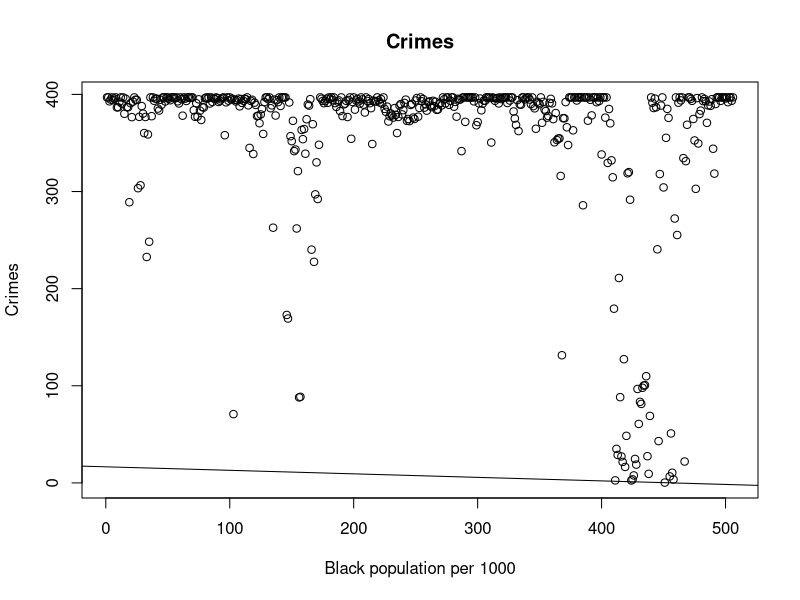
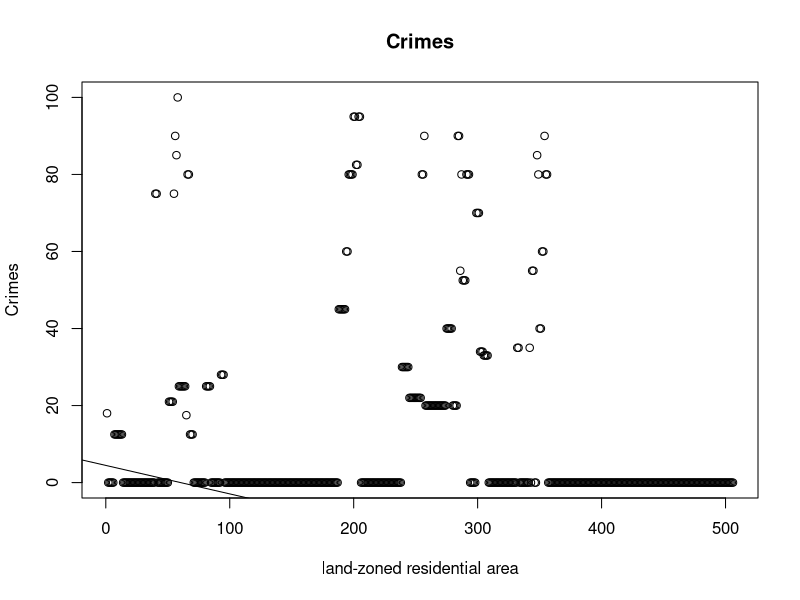
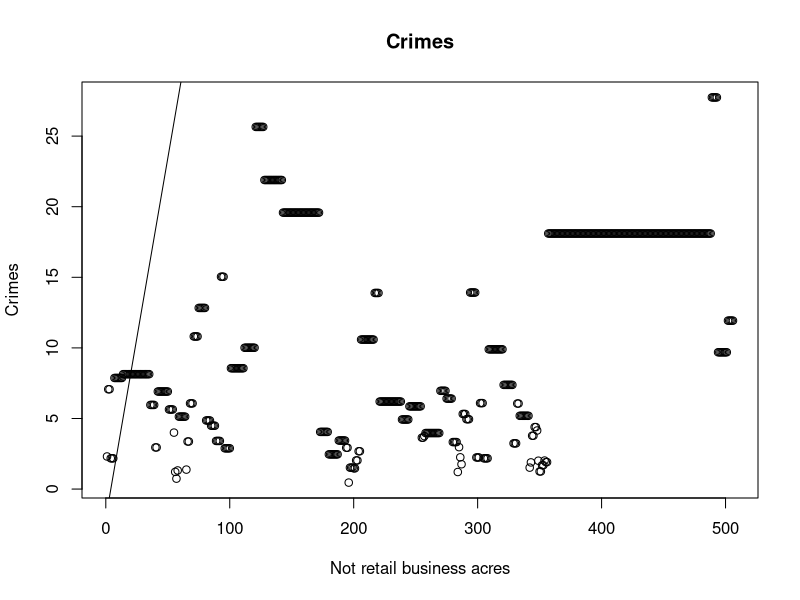
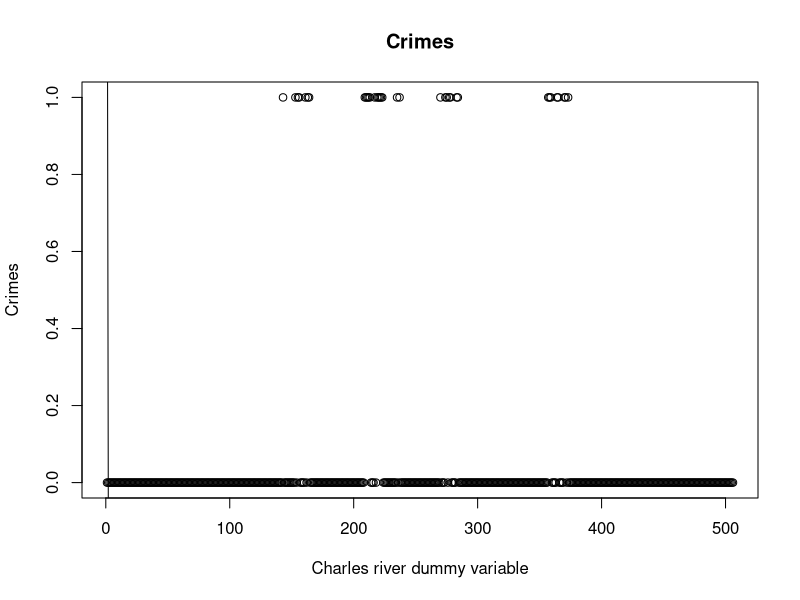
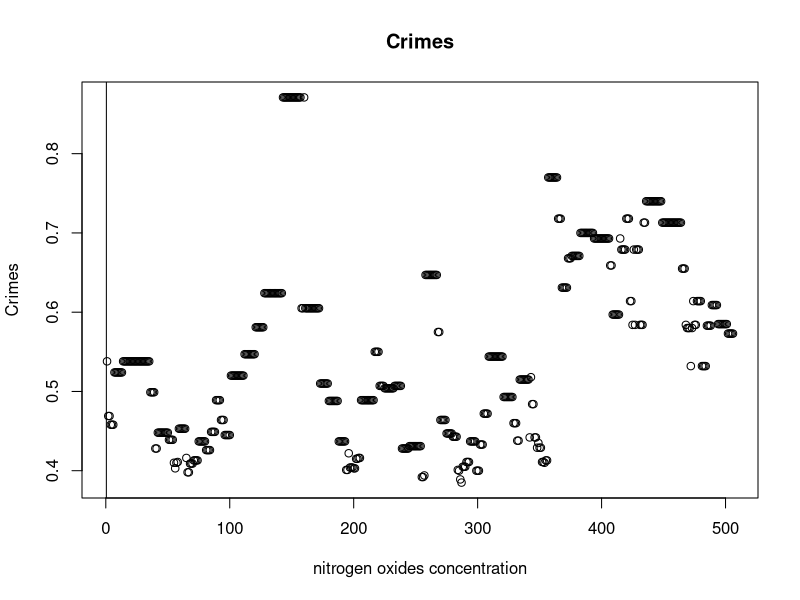
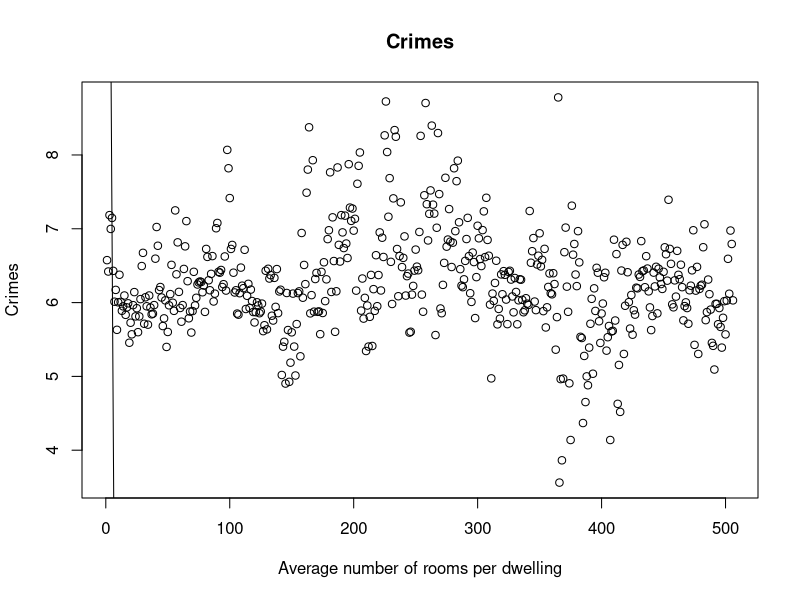
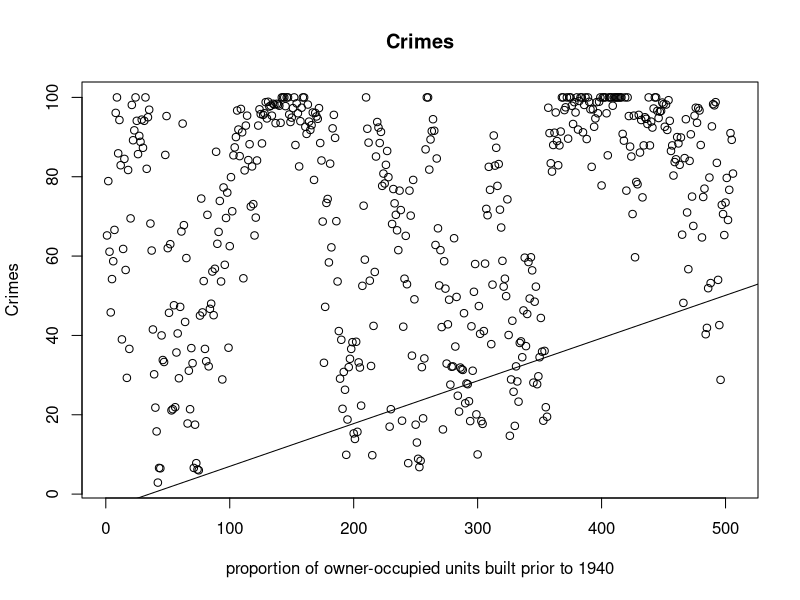
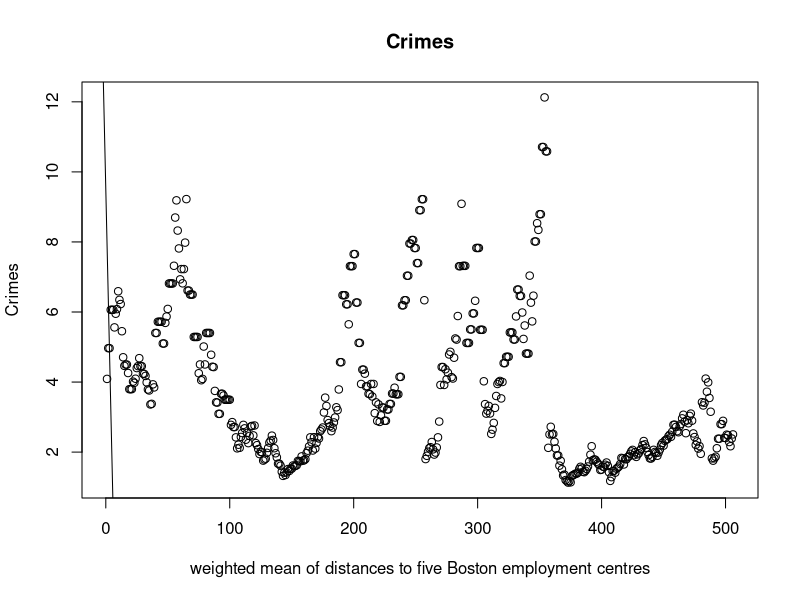

R code for these plots, in order:
## ---- chunk 1

#installing the MAss package
#install.packages("MASS")

#loading the package MASS
library(MASS)

#loading the dataset Boston
data("Boston")

#checking data type of the dataset Boston to verify if it is a data frame
class(Boston)

#Finding the column names for Boston and siplaying them
col_names_Boston <- colnames(Boston)
col_names_Boston

#lapply(Boston,class)  #Finding the class of each column in Boston
typeof(Boston$crim)

# Fitting the data with linear regression. Using the parameter black to predict the number of crimes per town
fit <- lm(formula = crim ~ black, data = Boston )

#Plotting the fitted data
plot( Boston$black, Boston$crib, main ="Crimes",xlab = "Black population per 1000",ylab ="Crimes")

#Getting the summary of the fitted linear model to understand some parameters of the model including - the slope and x-intercept
summary(fit)

abline(fit) #Adding a straight line to the plot to see how the model fits



#Linear fit for predicting the per capita crime rate per town using proportion of residential land zoned for lots over 25,000 sq.ft. (zn)

fit_zn <- lm(formula = crim ~ zn, data = Boston )
plot( Boston$zn, Boston$crib, main ="Crimes",xlab = "land-zoned residential area",ylab ="Crimes")

summary(fit_zn)
abline(fit_zn)



#Linear fit for predicting the per capita crime rate per town using proportion of non-retail business acres per town(indus)

fit_indus <- lm(formula = crim ~ indus, data = Boston )
plot( Boston$indus, Boston$crib, main ="Crimes",xlab = "Not retail business acres",ylab ="Crimes")

summary(fit_indus)
abline(fit_indus)


#Linear fit for predicting the per capita crime rate per town using Charles River dummy variable(chas)

fit_chas <- lm(formula = crim ~ chas, data = Boston )
plot( Boston$chas, Boston$crib, main ="Crimes",xlab = "Charles river dummy variable",ylab ="Crimes")

summary(fit_chas)
abline(fit_chas)


#Linear fit for predicting the per capita crime rates using nitrogen oxides concentration (nox)

fit_nox <- lm(formula = crim ~ nox, data = Boston )
plot( Boston$nox, Boston$crib, main ="Crimes",xlab = "nitrogen oxides concentration",ylab ="Crimes")

summary(fit_nox)
abline(fit_nox)


#Linear fit for predicting the per capita crime rate per town using the average number of rooms per dwelling

fit_rm <- lm(formula = crim ~ rm, data = Boston )
plot( Boston$rm, Boston$crib, main ="Crimes",xlab = "Average number of rooms per dwelling", ylab ="Crimes")

summary(fit_rm)
abline(fit_rm)


#Linear fit for predicting the per capita crime rate per town using proportion of owner-occupied units built prior to 1940

fit_age <- lm(formula = crim ~ age, data = Boston )
plot( Boston$age, Boston$crib, main ="Crimes",xlab = "proportion of owner-occupied units built prior to 1940",ylab ="Crimes")

summary(fit_age)
abline(fit_age)


#Linear fit for predicting the per capita crime rate per town using the weighted mean of distances to five Boston employment centres

fit_dis <- lm(formula = crim ~ dis, data = Boston )
plot( Boston$dis, Boston$crib, main ="Crimes",xlab = "weighted mean of distances to five Boston employment centres",ylab ="Crimes")

summary(fit_dis)
abline(fit_dis)


#Linear fit for predicting the per capita crime rate per town using the index of accessibility to radial highways

fit_rad <- lm(formula = crim ~ rad, data = Boston )
plot( Boston$rad, Boston$crib, main ="Crimes",xlab = "index of accessibility to radial highways",ylab ="Crimes")

summary(fit_rad)
abline(fit_rad)


#Linear fit for predicting the per capita crime rate per town using the full-value property-tax rate per \$10,000

fit_tax <- lm(formula = crim ~ tax, data = Boston )
plot( Boston$tax, Boston$crib, main ="Crimes",xlab = "full-value property-tax rate per 10,000 dollars",ylab ="Crimes")

summary(fit_tax)
abline(fit_tax)


#Linear fit for predicting the per capita crime rate per town using pupil-teacher ratio by town

fit_ptratio <- lm(formula = crim ~ ptratio, data = Boston )
plot( Boston$ptratio, Boston$crib, main ="Crimes",xlab = "pupil-teacher ratio by town",ylab ="Crimes")

summary(fit_ptratio)
abline(fit_ptratio)


#Linear fit for predicting the per capita crime rate per town using the lower status of the population (percent)

fit_lstat <- lm(formula = crim ~ lstat, data = Boston )
plot( Boston$lstat, Boston$crib, main ="Crimes",xlab = "lower status of the population (percent)",ylab ="Crimes")

summary(fit_lstat)
abline(fit_lstat)


#Linear fit for predicting the per capita crime rate per town using the median value of owner-occupied homes in \$1000s

fit_medv <- lm(formula = crim ~ medv, data = Boston )
plot( Boston$medv, Boston$crib, main ="Crimes",xlab = "median value of owner-occupied homes in \1000s dollars",ylab ="Crimes")

summary(fit_medv)
abline(fit_medv)


#Multiple Linear Regression

cor(Boston) #checking for correlation between predictors

#Fitting the model using multiple linear regression
multi_fit <- lm(crim ~ rm + zn + indus + chas + nox + age + dis +rad + tax + ptratio +
                  black + lstat + medv,data = Boston)


summary(multi_fit)
confint(multi_fit) #checking for the confidence interval



#Non- Linear Regression for each of the predictors to identify the crime rate per town
fit_non_linear <- lm(formula = crim ~ black + I(black ^2), data = Boston)
lines(Boston$crim,fitted(fit_non_linear))


fit_non_linear_zn <- lm(formula = crim ~ zn + I(zn ^2), data = Boston)
lines(Boston$crim,fitted(fit_non_linear_zn))

fit_non_linear_indus <- lm(formula = crim ~ indus + I(indus ^2), data = Boston)
lines(Boston$crim,fitted(fit_non_linear_indus))

fit_non_linear_chas <- lm(formula = crim ~ chas + I(chas ^2), data = Boston)
lines(Boston$crim,fitted(fit_non_linear_chas))

fit_non_linear_nox <- lm(formula = crim ~ nox + I(nox ^2), data = Boston)
lines(Boston$crim,fitted(fit_non_linear_nox))

fit_non_linear_age <- lm(formula = crim ~ age + I(age ^2), data = Boston)
lines(Boston$crim,fitted(fit_non_linear_age))

fit_non_linear_dis <- lm(formula = crim ~ dis + I(dis ^2), data = Boston)
lines(Boston$crim,fitted(fit_non_linear_dis))

fit_non_linear_rad <- lm(formula = crim ~ rad + I(rad ^2), data = Boston)
lines(Boston$crim,fitted(fit_non_linear_rad))

fit_non_linear_tax <- lm(formula = crim ~ tax + I(tax ^2), data = Boston)
lines(Boston$crim,fitted(fit_non_linear_tax))

fit_non_linear_ptratio <- lm(formula = crim ~ ptratio + I(ptratio ^2), data = Boston)
lines(Boston$crim,fitted(fit_non_linear_ptratio))

fit_non_linear_lstat <- lm(formula = crim ~ lstat + I(lstat ^2), data = Boston)
lines(Boston$crim,fitted(fit_non_linear_lstat))

fit_non_linear_medv <- lm(formula = crim ~ medv + I(medv ^2), data = Boston)
lines(Boston$crim,fitted(fit_non_linear_medv))











